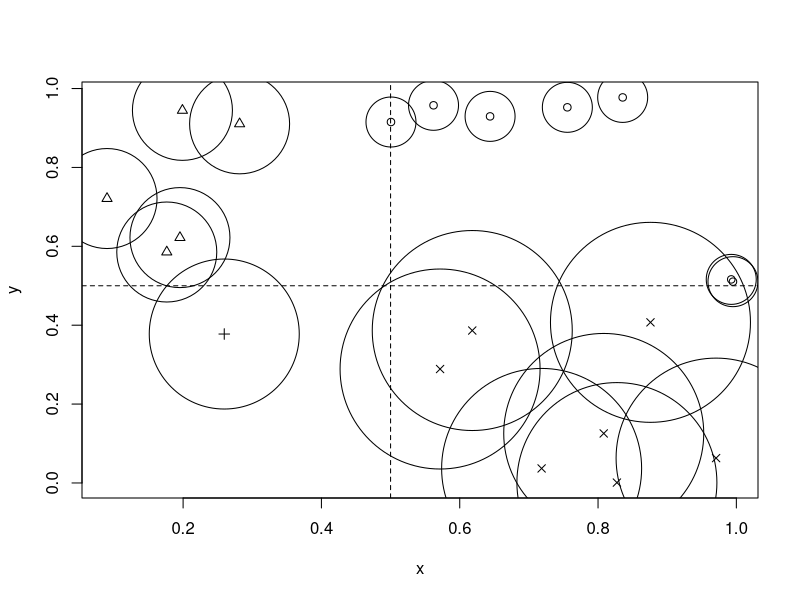
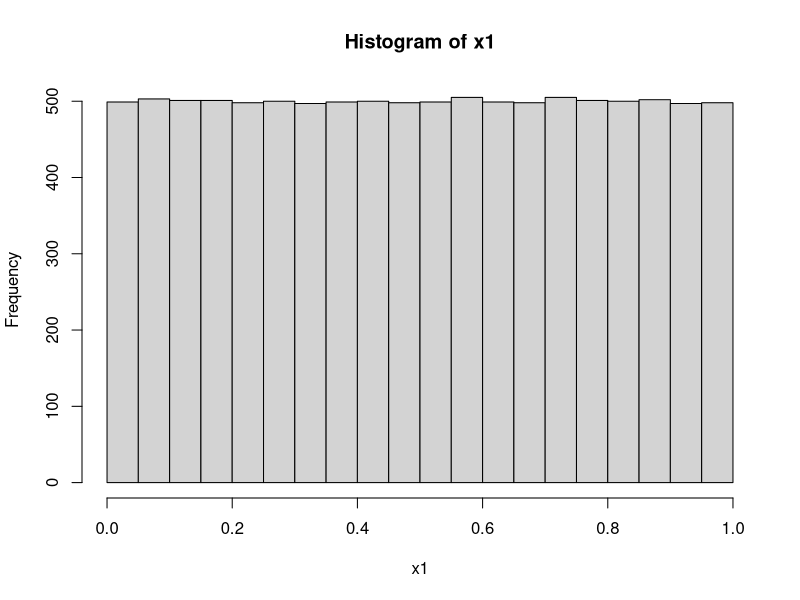
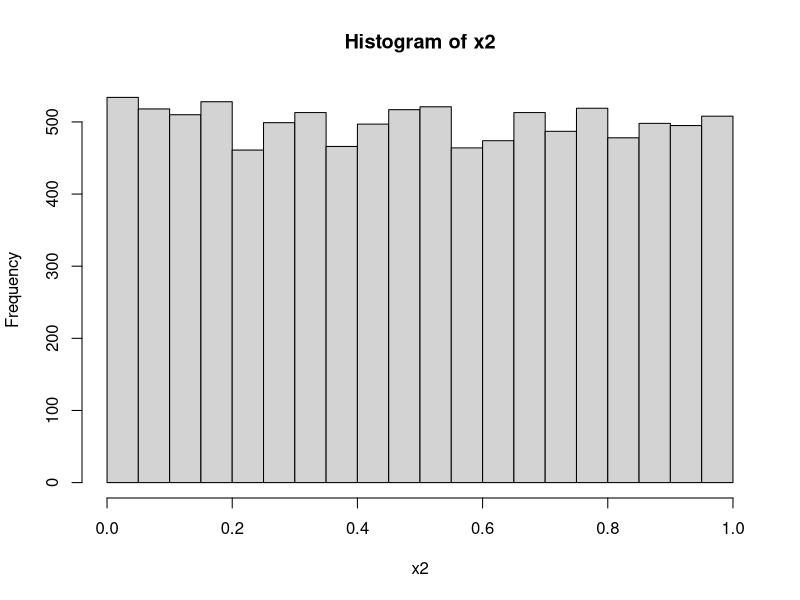
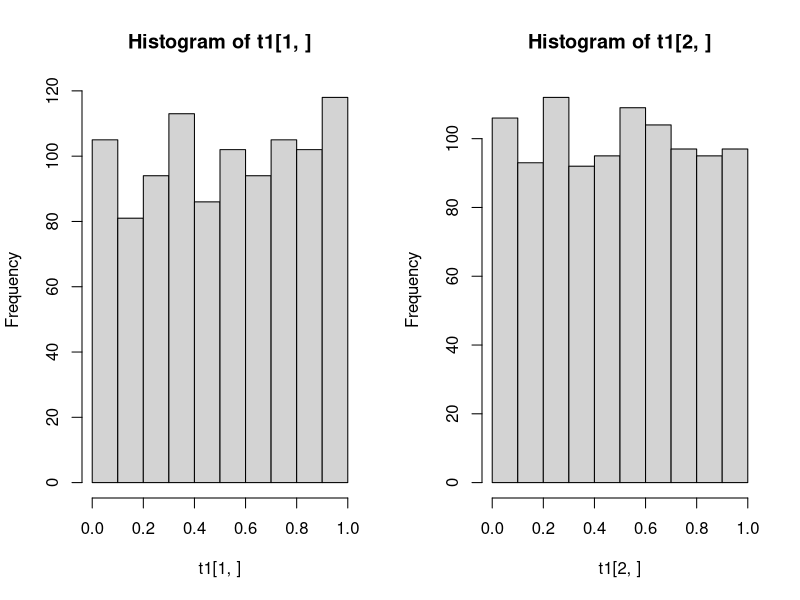
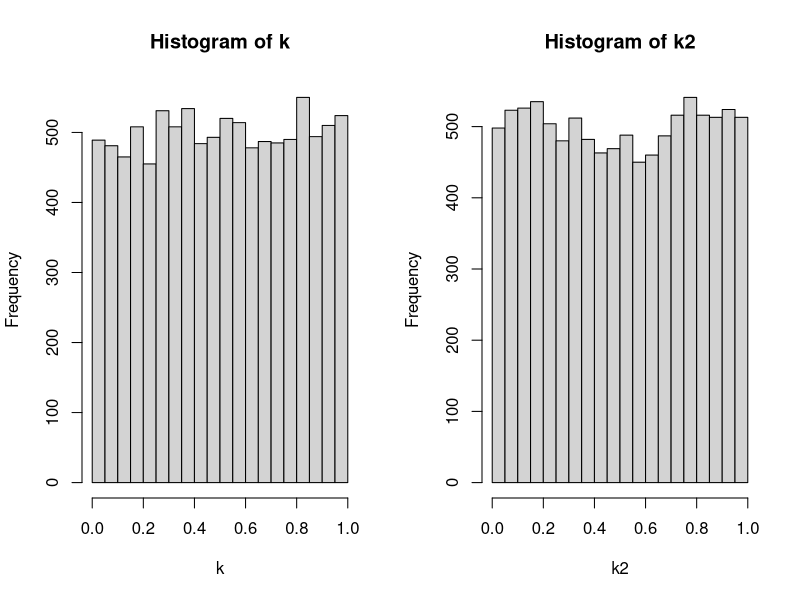
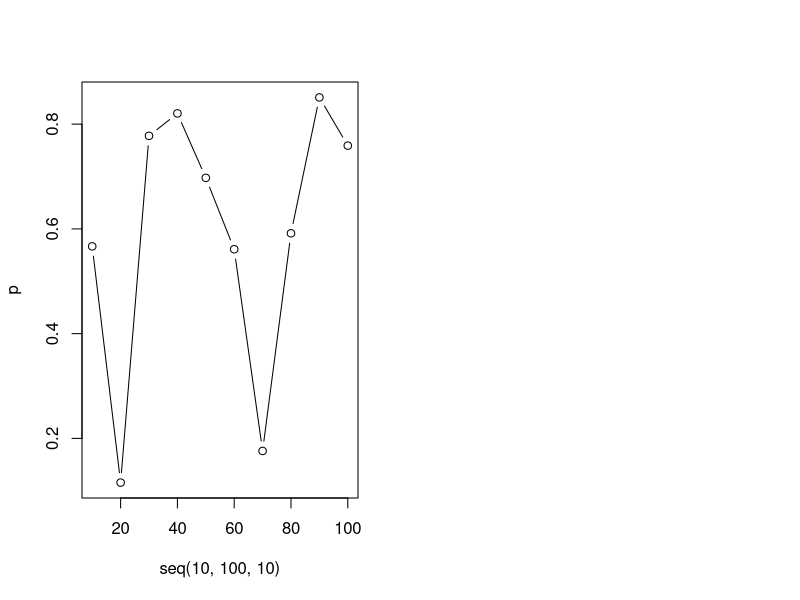

The R script that drew these images, in order:
##-HW1-################
#1(a)
rep(seq(0,4), each = 5)

#1(b)
seq(1:5) + rep(0:4, each = 5)

#1(C) 
x <- c("red","yellow","blue","green","magenta","cyan")
i <- seq(1:3) + rep(0:3, each = 3)
x[i]


#2(a)-################
library(spatstat)

mindist <- function(x, y){
 min(nndist(x, y))
}

x <- runif(20)
y <- runif(20)
mindist(x, y)

#2(b)
grid <- function(x){
  if(x[1] > 0.5 && x[2] > 0.5){index <- 1
  }else if(x[1] < 0.5 && x[2] > 0.5){index <- 2
  }else if(x[1] < 0.5 && x[2] < 0.5){index <- 3
  }else {index <- 4}
}
xy <- rbind(x,y)
index <- apply(xy, 2, grid)

plot(x, y, pch=index)
abline(h = 0.5, v = 0.5, lty=2)

#2(c)
symbols(x, y, circles = index, add = T)


#3-################
gcd = function(a,b)
{ if (b==0) a else gcd(b,a%%b) }

lcm = function(c,d)
{ return(c*d/gcd(c,d)) }


#4(a)-################
midsqur <- function(seed,times){
  numvector <- NULL
  for(i in 1:times){
    num <- seed * seed
    seed <- (num%/%1000) %% 1000000
    numvector <- c(numvector,seed)
  }
  return(numvector)
}

x <- ceiling(runif(1, 0, 999999)) #seed
x1 <- midsqur(x, 10000)
x1 <- (x1 / 10^6)
hist(x1)
ks.test(x1, y = "punif")

for(i in 1:length(x1)){
  y <- x1[i] - x1
  yc <- x1[which(y == 0)]
}
table(yc)


#4(b)
x1 <- 0.6
x2 <- 0
for (i in 1:10000){
  x1 <- (69069*x1) %% 2^32
  x2 <- c(x2, x1)
}
x2 <- x2[-1] / 2^32
hist(x2)

v <- floor(x2 * 10) 
chisq.test(table(v))
ks.test(x2, y = "punif")


#4(c)
xi <- rnorm(1, 0, 1)
yi <- rnorm(1, 0, 1)
zi <- rnorm(1, 0, 1)
vector <- NULL

for (j in 1:10000) {
  xi <- (171*xi) %% 30269
  yi <- (172*yi) %% 30307
  zi <- (170*zi) %% 30323
  ui <- ((xi/30269) + (yi/30307) + (zi/30323)) %% 1
  vector <- c(vector, ui)
}

v <- floor(x2 * 10) 
chisq.test(table(v))
ks.test(vector, y = "punif")


#5(a)-################
t1 <- NULL
be <- 10000/15
for (i in 1:1000) {
  a1 <- sample(c(1:15), 10000, T)
  a2 <- ceiling(15 * runif(10000))
  b1 <- table(a1)
  b2 <- table(a2)
  c1 <- sum((b1-be)^2 / be)
  c2 <- sum((b2-be)^2 / be)
  d1 <- pchisq(c1, 14)
  d2 <- pchisq(c2, 14)
  t1 <- cbind(t1,c(d1,d2))
}
par(mfrow = c(1, 2))
hist(t1[1,])
hist(t1[2,])

v1 <- table(floor(t1[1,] * 10))
chisq.test(v1)
v2 <- table(floor(t1[2,] * 10))
chisq.test(v2)

#5(b)
casio <- function(seed, times){
  phi <- (1+sqrt(5)) / 2
  uvector <- NULL
  for(i in 1:times){
    seed <- ((phi+seed)^5) %% 1
    uvector <- c(uvector,seed)
  }
  return(uvector)
}

casio2 <- function(seed,times){
  uvector <- NULL
  for(i in 1:times){
    seed <- ((sqrt(2)+seed)^5) %% 1
    uvector <- c(uvector,seed)
  }
  return(uvector)
}

l <- runif(1, 0, 1)
k <- casio(l, 10000)
k2 <- casio2(l, 10000)
par(mfrow = c(1, 2))
hist(k)
hist(k2)

v1 <- floor(k * 10)
chisq.test(table(v1))
v2 <- floor(k2 * 10)
chisq.test(table(v2))

#6
fibonacci <- function(seed,n){ 
  m=length(seed)-1 #seed is a vector
  #m隨seed的元素個數變化
  #-1的目的從最後一個數開始加
  for (j in 1:n) { 
    x=(seed[j]+seed[j+m]) %% 1
    seed=c(seed,x)
  }
  return(seed[-c(1:(m+1))])
}

p<-NULL
for(i in 1:10){
  k<-runif(10*i, 0, 1)
  k<-fibonacci(k,10000)
  pvector<-chisq.test(table(ceiling(k*10)/10))$p.value
  p<-c(p,pvector)
}

plot(seq(10, 100, 10), p, type = "b")
